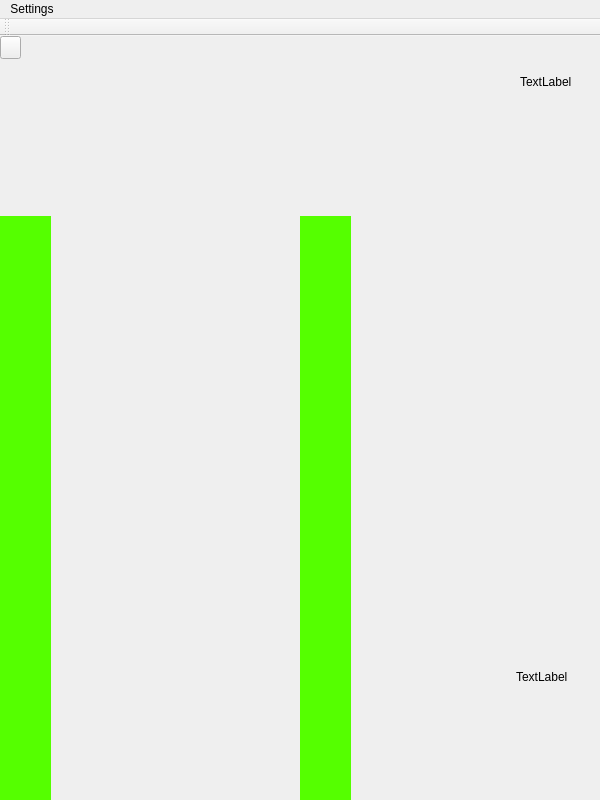
<?xml version="1.0" encoding="UTF-8"?>
<ui version="4.0">
 <class>MainWindow</class>
 <widget class="QMainWindow" name="MainWindow">
  <property name="geometry">
   <rect>
    <x>0</x>
    <y>0</y>
    <width>600</width>
    <height>800</height>
   </rect>
  </property>
  <property name="minimumSize">
   <size>
    <width>600</width>
    <height>800</height>
   </size>
  </property>
  <property name="maximumSize">
   <size>
    <width>600</width>
    <height>800</height>
   </size>
  </property>
  <property name="windowTitle">
   <string>MainWindow</string>
  </property>
  <widget class="QWidget" name="centralwidget">
   <widget class="QPushButton" name="pushButton">
    <property name="geometry">
     <rect>
      <x>0</x>
      <y>0</y>
      <width>21</width>
      <height>23</height>
     </rect>
    </property>
    <property name="text">
     <string/>
    </property>
   </widget>
   <widget class="QLabel" name="label">
    <property name="geometry">
     <rect>
      <x>520</x>
      <y>0</y>
      <width>81</width>
      <height>91</height>
     </rect>
    </property>
    <property name="text">
     <string>TextLabel</string>
    </property>
   </widget>
   <widget class="QWidget" name="tube1" native="true">
    <property name="geometry">
     <rect>
      <x>300</x>
      <y>-1500</y>
      <width>51</width>
      <height>3180</height>
     </rect>
    </property>
    <widget class="QWidget" name="up1" native="true">
     <property name="geometry">
      <rect>
       <x>0</x>
       <y>0</y>
       <width>51</width>
       <height>1500</height>
      </rect>
     </property>
     <property name="styleSheet">
      <string notr="true">background-color: rgb(85, 255, 0);</string>
     </property>
    </widget>
    <widget class="QWidget" name="down1" native="true">
     <property name="geometry">
      <rect>
       <x>0</x>
       <y>1680</y>
       <width>51</width>
       <height>1500</height>
      </rect>
     </property>
     <property name="styleSheet">
      <string notr="true">background-color: rgb(85, 255, 0);</string>
     </property>
    </widget>
   </widget>
   <widget class="QWidget" name="tube2" native="true">
    <property name="geometry">
     <rect>
      <x>0</x>
      <y>-1500</y>
      <width>51</width>
      <height>3180</height>
     </rect>
    </property>
    <widget class="QWidget" name="up2" native="true">
     <property name="geometry">
      <rect>
       <x>0</x>
       <y>0</y>
       <width>51</width>
       <height>1500</height>
      </rect>
     </property>
     <property name="styleSheet">
      <string notr="true">background-color: rgb(85, 255, 0);</string>
     </property>
    </widget>
    <widget class="QWidget" name="down2" native="true">
     <property name="geometry">
      <rect>
       <x>0</x>
       <y>1680</y>
       <width>51</width>
       <height>1500</height>
      </rect>
     </property>
     <property name="styleSheet">
      <string notr="true">background-color: rgb(85, 255, 0);</string>
     </property>
    </widget>
   </widget>
   <widget class="QLabel" name="label_2">
    <property name="geometry">
     <rect>
      <x>516</x>
      <y>610</y>
      <width>81</width>
      <height>61</height>
     </rect>
    </property>
    <property name="text">
     <string>TextLabel</string>
    </property>
   </widget>
   <zorder>tube1</zorder>
   <zorder>tube2</zorder>
   <zorder>label</zorder>
   <zorder>label_2</zorder>
   <zorder>pushButton</zorder>
  </widget>
  <widget class="QMenuBar" name="menubar">
   <property name="geometry">
    <rect>
     <x>0</x>
     <y>0</y>
     <width>600</width>
     <height>22</height>
    </rect>
   </property>
   <widget class="QMenu" name="menuSettings">
    <property name="title">
     <string>Settings</string>
    </property>
   </widget>
   <addaction name="menuSettings"/>
  </widget>
  <widget class="QToolBar" name="toolBar">
   <property name="windowTitle">
    <string>toolBar</string>
   </property>
   <attribute name="toolBarArea">
    <enum>TopToolBarArea</enum>
   </attribute>
   <attribute name="toolBarBreak">
    <bool>false</bool>
   </attribute>
  </widget>
 </widget>
 <resources/>
 <connections/>
</ui>
